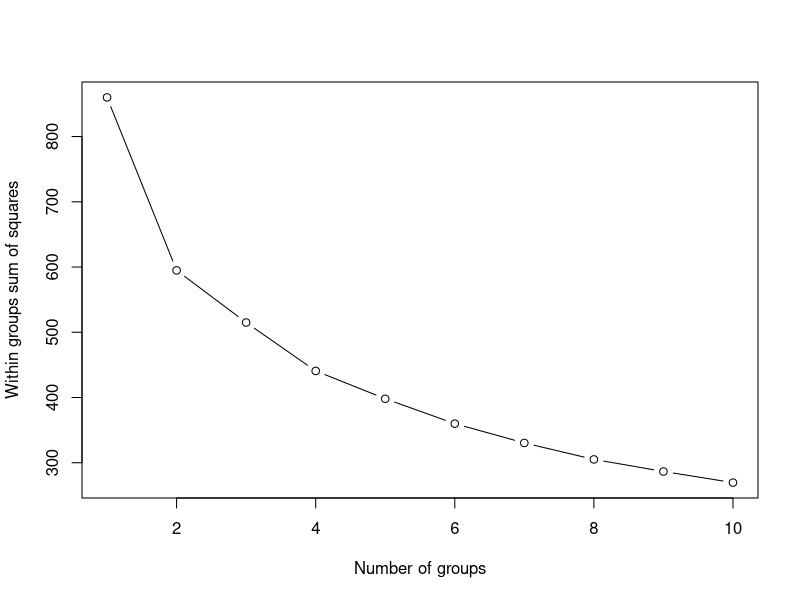
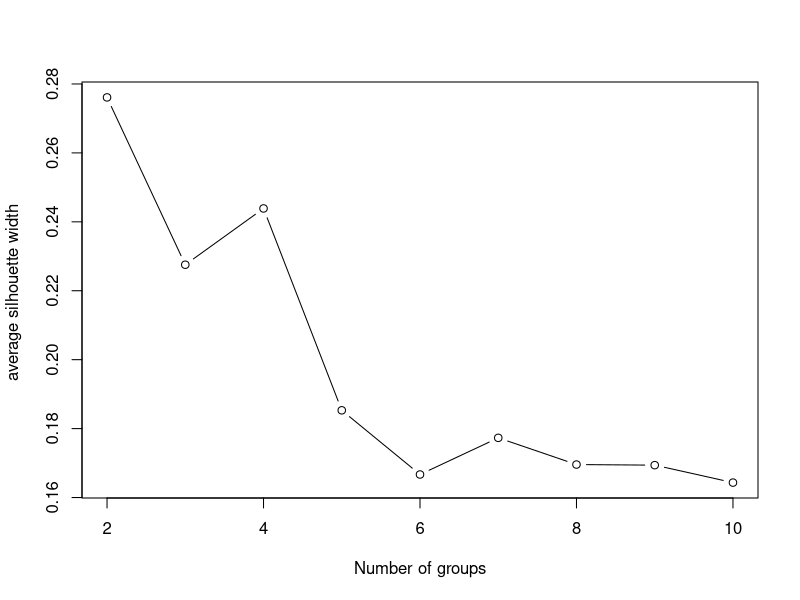

Source code (R) for these figures, in order: (Note: this script raises an error after producing the figures.)
#### K-means clustering of Darlingtonia ####
library(dplyr)
library(cluster)
library(vegan)
library(pvclust)

# Load darlingtonia
darling <- read.csv("project-1/Darlingtonia.csv", header = T,
                    stringsAsFactors = F, row.names =1 )

darling <- darling %>%
  mutate(tube_diam = log1p(tube_diam),
         keel_diam = log1p(keel_diam),
         wing2_length = log1p(wing2_length),
         hoodarea = log1p(hoodarea),
         wingarea = log1p(wingarea),
         tubearea = log1p(tubearea)) %>%
  scale()

max_clusters = nrow(darling) - 1

wss = rep(0, max_clusters)

for(i in 1:max_clusters){
 
  wss[i] = sum(kmeans(darling, centers = i,nstart=25)$withinss)
   
}

plot(1:10, wss[1:10], type = "b", xlab = "Number of groups", ylab = "Within groups sum of squares")

# 2 seems to be the inflection point for the scree plot.

sil <- rep(0, max_clusters)
for (i in 2:max_clusters) sil[i] <- summary(silhouette(kmeans(darling, centers = i, iter.max = 100, 
                                                   nstart = 25)$cluster, dist(darling)))$avg.width
plot(2:10, sil[2:10], type = "b", xlab = "Number of groups", ylab = "average silhouette width ")

# 2 has the highest silhouette width.

darling.kop <- kmeans(darling, centers = 2, iter.max = 100, nstart= 25)

pairs(summary(darling.pc), panel = function(x, y, z) text(x, y, darling.kop$cluster))

summary(darling.pc)

darling.pc <- princomp(darling, cor = F)
summary(darling.pc)
darling.pc$loadings

color.vector <- rep("green", times = nrow(darling))
color.vector[darling.kop$cluster == 1] <- "blue"
color.vector[darling.kop$cluster == 2] <- "green"


plot(darling.pc$scores[, 1], darling.pc$scores[, 2], ylim = range(darling.pc$scores[,1]), 
     xlim = range(darling.pc$scores[, 1] * 1.25), xlab = "PC 1", ylab = "PC 2",
     type = "n", lwd = 2)
points(darling.pc$scores[, 1], darling.pc$scores[, 2],
     cex = 1.25, lwd = 2, col = color.vector)


biplot(darling.pc, xlabs = rep("", nrow(darling)), xlim = range(-0.55, 0.55))
points(darling.pc$scores[, 1], darling.pc$scores[, 2], 
     cex = 1.25, lwd = 2, col = color.vector)
title(main = 'Darlingtonia biplot')


darling.pc$loadings

# Comp 1 best separates the clusters
# It is kind of a composite of hood area, wing length, and hood area.

darling.kop$centers
# center for wing area is .599 for cluster 1 and -.84 for cluster 2.

# untransform the centers
centers_back <- darling.kop$centers
centers_back <- exp(centers_back) - 1
centers_back

darling <- cbind(darling, darling.kop$cluster)
colnames(darling)[11] <- 'cluster'

darlingraw <-read.csv("project-1/Darlingtonia.csv", header = T,
                      stringsAsFactors = F, row.names =1 )

darlingraw <- cbind(darlingraw, darling.kop$cluster)
colnames(darlingraw)[11] <- 'cluster'
darlingraw <- darlingraw %>%
  select(wingarea, cluster) %>%
  group_by(cluster) %>%
  summarize(mean = mean(wingarea))

darlingraw
# mean for wingarea are 30.2 and 13.3 for clusters 1 and 2, respectively.


# MRPP
groups <- darling.kop$cluster

distDarling <- vegdist(darling, method = 'euclidean')
darlingMRPP <- mrpp(distDarling, groups, permutations = 1000)

hist(darlingMRPP$boot.deltas, main = 'Histogram of darling MRPP deltas')
points(darlingMRPP$delta, 0, pch = 19, col = 'red', bg= 'red', cex = 2)
darlingMRPP$E.delta # 4.143135
darlingMRPP$delta # actual delta 3.485
darlingMRPP$Pvalue # 0.00099

# Conclude: significantly different groups

darlingAnosim <- anosim(distDarling, groups, permutations = 1000)
darlingAnosim 
# R = 0.5159
# Significance: 0.000999

hist(darlingAnosim$perm, main = "Histogram of R statistics for Darlingtonia", 
     xlim = c(-0.5, 1))
points(darlingAnosim$statistic, 0, pch = 19, col = "red", bg = "red", cex = 2)

# Clusters are significantly different.

rm(list=ls())

#### Polythetic agglomerative hierarchical clustering ####

dunes <- read.csv('project-2/dune_data.csv', stringsAsFactors = F, row.names = 1)

distDunes <- vegdist(dunes, 'jaccard')


# Run various clustering algorithms
singleTree <- hclust(distDunes, method = "single")
completeTree <- hclust(distDunes, method = "complete")
centroidTree <- hclust(distDunes, method = "centroid")
medianTree <- hclust(distDunes, method = "median")
averageTree <- hclust(distDunes, method = "average")
wardTree <- hclust(distDunes, method = "ward.D2")

plot(singleTree)
plot(completeTree)
plot(centroidTree)
plot(medianTree)
plot(averageTree)
plot(wardTree)

ag1 <- coef.hclust(singleTree)
ag2 <- coef.hclust(completeTree)
ag3 <- NA
ag4 <- NA
ag5 <- coef.hclust(averageTree)
ag6 <- coef.hclust(wardTree)
methods <- c("single", "complete", "centroid", "median", "average", "ward")
agc <- round(c(ag1, ag2, ag3, ag4, ag5, ag6), 2)
agcTable <- data.frame(methods, agc)
agcTable

cc1 <- cor(distDunes, cophenetic(singleTree))
cc2 <- cor(distDunes, cophenetic(completeTree))
cc3 <- cor(distDunes, cophenetic(centroidTree))
cc4 <- cor(distDunes, cophenetic(medianTree))
cc5 <- cor(distDunes, cophenetic(averageTree))
cc6 <- cor(distDunes, cophenetic(wardTree))
cophCor <- round(c(cc1, cc2, cc3, cc4, cc5, cc6), 2)
methods <- c("single", "complete", "centroid", "median", "average", "ward")
dendrogramTable <- data.frame(methods, cophCor, agc)
dendrogramTable

# The average linkage method has the highest cophenetic clustering
# 0.88

# The ward has the most cluster structure (.73)

# Bootstrapping

boot1 <- pvclust(t(dunes), method.hclust = "average", method.dist = "binary", 
                 nboot = 1000)
plot(boot1)
pvrect(boot1, alpha = 0.95, pv = "au")

# two clusters emerge (possibly depending on seed)
#### Polythetic Divisive Hierarchical Clustering ####

diTree <- diana(distDunes)
plot(diTree, which.plots = 2)

# Divisive coeffiicent
diTree$dc
## [1] 0.5588

# Cophenetic correlation coefficient:

d.coph <- cor(distDunes, cophenetic(diTree))
d.coph
# 0.804

# The PAHC does slightly better (higher cophenetic coeff)
# The PDHC has less cluster structure. 
